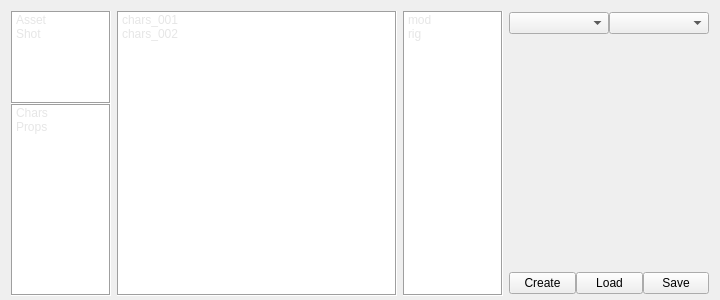
<?xml version="1.0" encoding="UTF-8"?>
<ui version="4.0">
 <class>FcLoadTask</class>
 <widget class="QWidget" name="FcLoadTask">
  <property name="geometry">
   <rect>
    <x>0</x>
    <y>0</y>
    <width>720</width>
    <height>300</height>
   </rect>
  </property>
  <property name="minimumSize">
   <size>
    <width>720</width>
    <height>300</height>
   </size>
  </property>
  <property name="windowTitle">
   <string>LoadTask</string>
  </property>
  <property name="autoFillBackground">
   <bool>false</bool>
  </property>
  <property name="styleSheet">
   <string notr="true"/>
  </property>
  <layout class="QHBoxLayout" name="layMain" stretch="0,0,0,0">
   <property name="bottomMargin">
    <number>4</number>
   </property>
   <item>
    <widget class="QWidget" name="widgetClass" native="true">
     <property name="maximumSize">
      <size>
       <width>100</width>
       <height>16777215</height>
      </size>
     </property>
     <layout class="QVBoxLayout" name="verticalLayout">
      <property name="spacing">
       <number>0</number>
      </property>
      <property name="leftMargin">
       <number>0</number>
      </property>
      <property name="topMargin">
       <number>0</number>
      </property>
      <property name="rightMargin">
       <number>0</number>
      </property>
      <property name="bottomMargin">
       <number>0</number>
      </property>
      <item>
       <widget class="QListWidget" name="lstModule">
        <property name="maximumSize">
         <size>
          <width>100</width>
          <height>16777215</height>
         </size>
        </property>
        <property name="styleSheet">
         <string notr="true">color: rgb(230, 230, 230);</string>
        </property>
        <property name="frameShape">
         <enum>QFrame::Box</enum>
        </property>
        <property name="frameShadow">
         <enum>QFrame::Sunken</enum>
        </property>
        <property name="sizeAdjustPolicy">
         <enum>QAbstractScrollArea::AdjustToContentsOnFirstShow</enum>
        </property>
        <property name="tabKeyNavigation">
         <bool>false</bool>
        </property>
        <property name="dragEnabled">
         <bool>false</bool>
        </property>
        <property name="resizeMode">
         <enum>QListView::Adjust</enum>
        </property>
        <property name="viewMode">
         <enum>QListView::ListMode</enum>
        </property>
        <property name="uniformItemSizes">
         <bool>false</bool>
        </property>
        <property name="batchSize">
         <number>100</number>
        </property>
        <item>
         <property name="text">
          <string>Asset</string>
         </property>
        </item>
        <item>
         <property name="text">
          <string>Shot</string>
         </property>
        </item>
       </widget>
      </item>
      <item>
       <widget class="QListWidget" name="lstClass">
        <property name="maximumSize">
         <size>
          <width>100</width>
          <height>16777215</height>
         </size>
        </property>
        <property name="styleSheet">
         <string notr="true">color: rgb(230, 230, 230);</string>
        </property>
        <property name="frameShape">
         <enum>QFrame::Box</enum>
        </property>
        <property name="frameShadow">
         <enum>QFrame::Sunken</enum>
        </property>
        <item>
         <property name="text">
          <string>Chars</string>
         </property>
        </item>
        <item>
         <property name="text">
          <string>Props</string>
         </property>
        </item>
       </widget>
      </item>
     </layout>
    </widget>
   </item>
   <item>
    <layout class="QVBoxLayout" name="verticalLayout_6">
     <item>
      <widget class="QListWidget" name="lstEntity">
       <property name="minimumSize">
        <size>
         <width>120</width>
         <height>0</height>
        </size>
       </property>
       <property name="styleSheet">
        <string notr="true">color: rgb(230, 230, 230);</string>
       </property>
       <property name="frameShape">
        <enum>QFrame::Box</enum>
       </property>
       <property name="frameShadow">
        <enum>QFrame::Sunken</enum>
       </property>
       <item>
        <property name="text">
         <string>chars_001</string>
        </property>
       </item>
       <item>
        <property name="text">
         <string>chars_002</string>
        </property>
       </item>
      </widget>
     </item>
    </layout>
   </item>
   <item>
    <widget class="QWidget" name="widgeteStep" native="true">
     <property name="maximumSize">
      <size>
       <width>100</width>
       <height>16777215</height>
      </size>
     </property>
     <layout class="QVBoxLayout" name="verticalLayout_2" stretch="0">
      <property name="spacing">
       <number>0</number>
      </property>
      <property name="leftMargin">
       <number>0</number>
      </property>
      <property name="topMargin">
       <number>0</number>
      </property>
      <property name="rightMargin">
       <number>0</number>
      </property>
      <property name="bottomMargin">
       <number>0</number>
      </property>
      <item>
       <widget class="QListWidget" name="lstStep">
        <property name="styleSheet">
         <string notr="true">color: rgb(230, 230, 230);</string>
        </property>
        <property name="frameShape">
         <enum>QFrame::Box</enum>
        </property>
        <property name="frameShadow">
         <enum>QFrame::Sunken</enum>
        </property>
        <item>
         <property name="text">
          <string>mod</string>
         </property>
        </item>
        <item>
         <property name="text">
          <string>rig</string>
         </property>
        </item>
       </widget>
      </item>
     </layout>
    </widget>
   </item>
   <item>
    <widget class="QWidget" name="widgeteMeta" native="true">
     <property name="minimumSize">
      <size>
       <width>200</width>
       <height>0</height>
      </size>
     </property>
     <property name="maximumSize">
      <size>
       <width>200</width>
       <height>16777215</height>
      </size>
     </property>
     <layout class="QVBoxLayout" name="layMeta">
      <property name="spacing">
       <number>0</number>
      </property>
      <property name="leftMargin">
       <number>0</number>
      </property>
      <property name="topMargin">
       <number>0</number>
      </property>
      <property name="rightMargin">
       <number>0</number>
      </property>
      <property name="bottomMargin">
       <number>0</number>
      </property>
      <item>
       <widget class="QWidget" name="horizontalWidget" native="true">
        <property name="minimumSize">
         <size>
          <width>0</width>
          <height>25</height>
         </size>
        </property>
        <property name="maximumSize">
         <size>
          <width>16777215</width>
          <height>25</height>
         </size>
        </property>
        <layout class="QHBoxLayout" name="horizontalLayout">
         <property name="spacing">
          <number>0</number>
         </property>
         <property name="leftMargin">
          <number>0</number>
         </property>
         <property name="topMargin">
          <number>0</number>
         </property>
         <property name="rightMargin">
          <number>0</number>
         </property>
         <property name="bottomMargin">
          <number>0</number>
         </property>
         <item>
          <widget class="QComboBox" name="combVariant">
           <property name="enabled">
            <bool>true</bool>
           </property>
          </widget>
         </item>
         <item>
          <widget class="QComboBox" name="combversion"/>
         </item>
        </layout>
       </widget>
      </item>
      <item>
       <widget class="QWidget" name="verticalWidget_2" native="true">
        <property name="minimumSize">
         <size>
          <width>0</width>
          <height>200</height>
         </size>
        </property>
        <layout class="QVBoxLayout" name="verticalLayout_4">
         <property name="leftMargin">
          <number>0</number>
         </property>
         <property name="topMargin">
          <number>0</number>
         </property>
         <property name="rightMargin">
          <number>0</number>
         </property>
         <property name="bottomMargin">
          <number>0</number>
         </property>
         <item>
          <widget class="QLabel" name="labelPreview">
           <property name="minimumSize">
            <size>
             <width>200</width>
             <height>200</height>
            </size>
           </property>
           <property name="maximumSize">
            <size>
             <width>200</width>
             <height>200</height>
            </size>
           </property>
           <property name="text">
            <string/>
           </property>
          </widget>
         </item>
        </layout>
       </widget>
      </item>
      <item>
       <layout class="QHBoxLayout" name="horizontalLayout_3"/>
      </item>
      <item>
       <widget class="QWidget" name="horizontalWidget_2" native="true">
        <property name="minimumSize">
         <size>
          <width>0</width>
          <height>25</height>
         </size>
        </property>
        <property name="maximumSize">
         <size>
          <width>16777215</width>
          <height>25</height>
         </size>
        </property>
        <layout class="QHBoxLayout" name="horizontalLayout_2">
         <property name="spacing">
          <number>0</number>
         </property>
         <property name="leftMargin">
          <number>0</number>
         </property>
         <property name="topMargin">
          <number>0</number>
         </property>
         <property name="rightMargin">
          <number>0</number>
         </property>
         <property name="bottomMargin">
          <number>0</number>
         </property>
         <item>
          <widget class="QPushButton" name="btnCreate">
           <property name="text">
            <string>Create</string>
           </property>
          </widget>
         </item>
         <item>
          <widget class="QPushButton" name="btnLoad">
           <property name="text">
            <string>Load</string>
           </property>
          </widget>
         </item>
         <item>
          <widget class="QPushButton" name="btnSave">
           <property name="text">
            <string>Save</string>
           </property>
          </widget>
         </item>
        </layout>
       </widget>
      </item>
     </layout>
    </widget>
   </item>
  </layout>
 </widget>
 <tabstops>
  <tabstop>lstModule</tabstop>
  <tabstop>lstClass</tabstop>
  <tabstop>lstStep</tabstop>
 </tabstops>
 <resources/>
 <connections/>
</ui>
